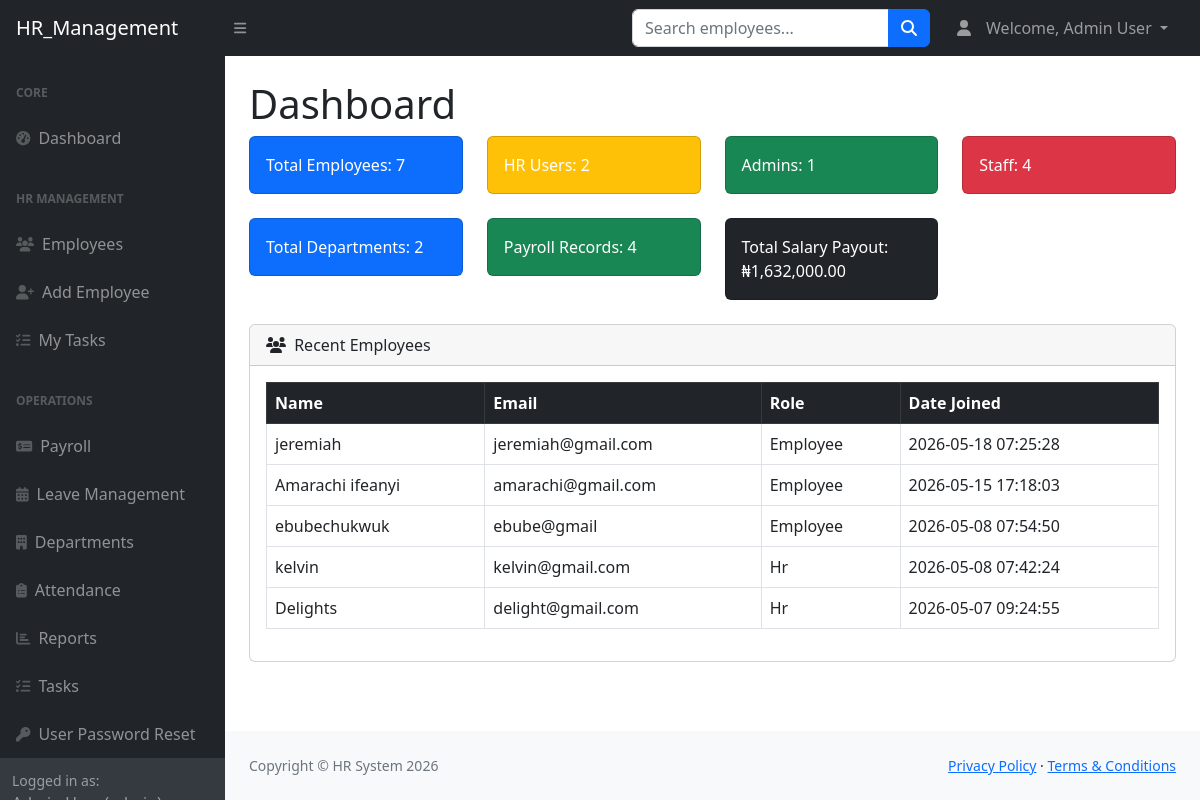
The app's page /hr_suite/admin/index.php (signed in) with its own data.
### tables this page shows
CREATE TABLE `users` (
  `id` int(11) NOT NULL,
  `full_name` varchar(100) NOT NULL,
  `email` varchar(100) NOT NULL,
  `password` varchar(255) NOT NULL,
  `role` enum('admin','hr','employee') NOT NULL DEFAULT 'employee',
  `department_id` int(11) NOT NULL,
  `created_at` timestamp NOT NULL DEFAULT current_timestamp(),
  `profile_image` varchar(255) DEFAULT NULL
);

### hr_suite/admin/index.php (the view, shortened to what this page needs)
<?php
include("../config/db.php");
$totalEmployees = mysqli_fetch_assoc(mysqli_query($conn,
    "SELECT COUNT(*) as total FROM users"))['total'];
$totalAdmins = mysqli_fetch_assoc(mysqli_query($conn,
    "SELECT COUNT(*) as total FROM users WHERE role='admin'"))['total'];
$totalHR = mysqli_fetch_assoc(mysqli_query($conn,
    "SELECT COUNT(*) as total FROM users WHERE role='hr'"))['total'];
$totalStaff = mysqli_fetch_assoc(mysqli_query($conn,
    "SELECT COUNT(*) as total FROM users WHERE role='employee'"))['total'];
$department_query = "SELECT COUNT(*) AS total_departments FROM departments";
$department_result = mysqli_query($conn, $department_query);
$department_data = mysqli_fetch_assoc($department_result);
$total_departments = $department_data['total_departments'];
$payroll_query = "SELECT COUNT(*) AS total_payroll FROM payroll";
$payroll_result = mysqli_query($conn, $payroll_query);
$payroll_data = mysqli_fetch_assoc($payroll_result);
$total_payroll = $payroll_data['total_payroll'];
$salary_query = "SELECT SUM(net_salary) AS total_salary FROM payroll";
$salary_result = mysqli_query($conn, $salary_query);
$salary_data = mysqli_fetch_assoc($salary_result);
$total_salary = $salary_data['total_salary'] ?? 0;
$recent_result = mysqli_query($conn,
    "SELECT * FROM users ORDER BY id DESC LIMIT 5");
?>
<?php include("../includes/header.php"); ?>
<div id="layoutSidenav">
<?php include("../includes/sidebar.php"); ?>
<div id="layoutSidenav_content">
<main>
<div class="container-fluid px-4">
    <h1 class="mt-4">Dashboard</h1>
    <div class="row">
        <div class="col-xl-3 col-md-6">
            <div class="card bg-primary text-white mb-4">
                <div class="card-body">Total Employees: <?php echo $totalEmployees; ?></div>
            </div>
        </div>
        <div class="col-xl-3 col-md-6">
            <div class="card bg-warning text-white mb-4">
                <div class="card-body">HR Users: <?php echo $totalHR; ?></div>
            </div>
        </div>
        <div class="col-xl-3 col-md-6">
            <div class="card bg-success text-white mb-4">
                <div class="card-body">Admins: <?php echo $totalAdmins; ?></div>
            </div>
        </div>
        <div class="col-xl-3 col-md-6">
            <div class="card bg-danger text-white mb-4">
                <div class="card-body">Staff: <?php echo $totalStaff; ?></div>
            </div>
        </div>
              <div class="col-xl-3 col-md-6">
               <div class="card bg-primary text-white mb-4">
        <div class="card-body">
            Total Departments:
            <?php echo $total_departments; ?>
        </div>
      </div>
       </div>
<div class="col-xl-3 col-md-6">
    <div class="card bg-success text-white mb-4">
        <div class="card-body">
            Payroll Records:
            <?php echo $total_payroll; ?>
        </div>
    </div>
</div>
<div class="col-xl-3 col-md-6">
    <div class="card bg-dark text-white mb-4">
        <div class="card-body">
            Total Salary Payout:
            ₦<?php echo number_format($total_salary, 2); ?>
        </div>
    </div>
</div>
    </div>
    <div class="card mb-4">
        <div class="card-header">
            <i class="fas fa-users me-1"></i>
            Recent Employees
        </div>
        <div class="card-body">
            <table class="table table-bordered">
                <thead class="table-dark">
                    <tr>
                        <th>Name</th>
                        <th>Email</th>
                        <th>Role</th>
                        <th>Date Joined</th>
                    </tr>
                </thead>
                <tbody>
                <?php if(mysqli_num_rows($recent_result) > 0): ?>
                    <?php while($row = mysqli_fetch_assoc($recent_result)): ?>
                        <tr>
                            <td><?php echo $row['full_name']; ?></td>
                            <td><?php echo $row['email']; ?></td>
                            <td><?php echo ucfirst($row['role']); ?></td>
                            <td><?php echo $row['created_at']; ?></td>
                        </tr>
                    <?php endwhile; ?>
                <?php else: ?>
                    <tr>
                        <td colspan="4" class="text-center">No employees found</td>
                    </tr>
                <?php endif; ?>
                </tbody>
            </table>
        </div>
    </div>
</div>
</main>
<?php include("../includes/footer.php"); ?>

### records on screen
users: full_name "jeremiah", email "jeremiah@gmail.com", role "Employee", created_at "2026-05-18 07:25:28"
users: full_name "Amarachi ifeanyi", email "amarachi@gmail.com", role "Employee", created_at "2026-05-15 17:18:03"
users: full_name "ebubechukwuk", email "ebube@gmail", role "Employee", created_at "2026-05-08 07:54:50"
users: full_name "kelvin", email "kelvin@gmail.com", role "Hr", created_at "2026-05-08 07:42:24"
users: full_name "Delights", email "delight@gmail.com", role "Hr", created_at "2026-05-07 09:24:55"

### other values on screen
$name "Admin User"
$totalEmployees "7"
$totalHR "2"
$totalAdmins "1"
$totalStaff "4"
$total_departments "2"
$total_payroll "4"
$total_salary "1,632,000.00"
